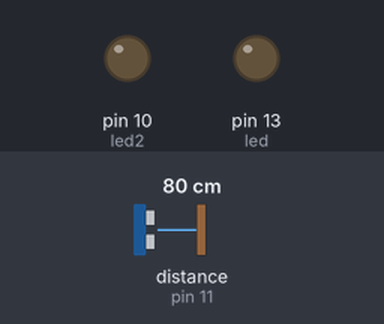
Bench run of a sketch on a simulated Arduino Uno, built with avr-gcc and run on an emulated ATmega328P. Shown: output pins drawn as LEDs (lit = HIGH). The test bench sets the inputs (shaded band); at power-on: distance to the obstacle (sensor on pin 11) 80 cm. The echo pulse lasts 58.3 µs per cm; what the sketch prints to the serial monitor is not drawn.

Above: at 0.17 s.
Timing chart, 0 to 1.8 s (numbered marks = the images above):
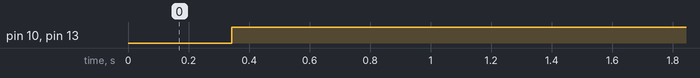

The sketch:

no_false_but_blinking.ino
```cpp
// ---------------------------------------------------------------------------
// Example NewPing library sketch that does a ping about 20 times per second.
// ---------------------------------------------------------------------------

#include <NewPing.h>
int led = 13;
int led2 = 10;
int reading1;
int reading2;
int reading3;

#define TRIGGER_PIN  12  // Arduino pin tied to trigger pin on the ultrasonic sensor.
#define ECHO_PIN     11  // Arduino pin tied to echo pin on the ultrasonic sensor.
#define MAX_DISTANCE 200 // Maximum distance we want to ping for (in centimeters). Maximum sensor distance is rated at 400-500cm.

NewPing sonar(TRIGGER_PIN, ECHO_PIN, MAX_DISTANCE); // NewPing setup of pins and maximum distance.


void setup() {
  Serial.begin(115200); // Open serial monitor at 115200 baud to see ping results.
  pinMode(led, OUTPUT);
  pinMode (led2, OUTPUT);
}

void loop() {
  delay(50);                      // Wait 50ms between pings (about 20 pings/sec). 29ms should be the shortest delay between pings.

  unsigned int uS = sonar.ping_median(); // Send ping, get ping time in microseconds (uS).
  Serial.print("Ping: ");
  Serial.print(uS / US_ROUNDTRIP_CM); // Convert ping time to distance in cm and print result (0 = outside set distance range)
  Serial.println("cm");

reading1 = (uS /US_ROUNDTRIP_CM);

if (reading1 < 100 && reading1 > 10 && reading2 < 100 && reading2 > 10 || reading2 < 100 && reading2 > 10 && reading3 < 100 && reading3 > 10 || reading1 < 100 && reading1 > 10 && reading3 < 100 && reading3 > 10)
     {
       digitalWrite(led,HIGH);
       digitalWrite(led2,HIGH);
     }
    else
     {
       digitalWrite(led,LOW);
       digitalWrite(led2,LOW);
     }


 if (reading1 < 100 && reading1 > 10)
  {reading2 = reading1;}
  else {reading2 = 0;}

   if (reading2 < 100 && reading2 > 10)
  {reading3 = reading2;}
  else {reading3 = 0;}

/*

 if (((uS / US_ROUNDTRIP_CM) > 2)  && ((uS / US_ROUNDTRIP_CM) < 110))
     {
       digitalWrite(led,HIGH);
       digitalWrite(led2,HIGH);
     }
    else
     {
       digitalWrite(led,LOW);
       digitalWrite(led2,LOW);
     }
   */
}
```

Measured:
- by itself, pin 10 (led2), pin 13 (led): LOW → HIGH at 0.34 s
